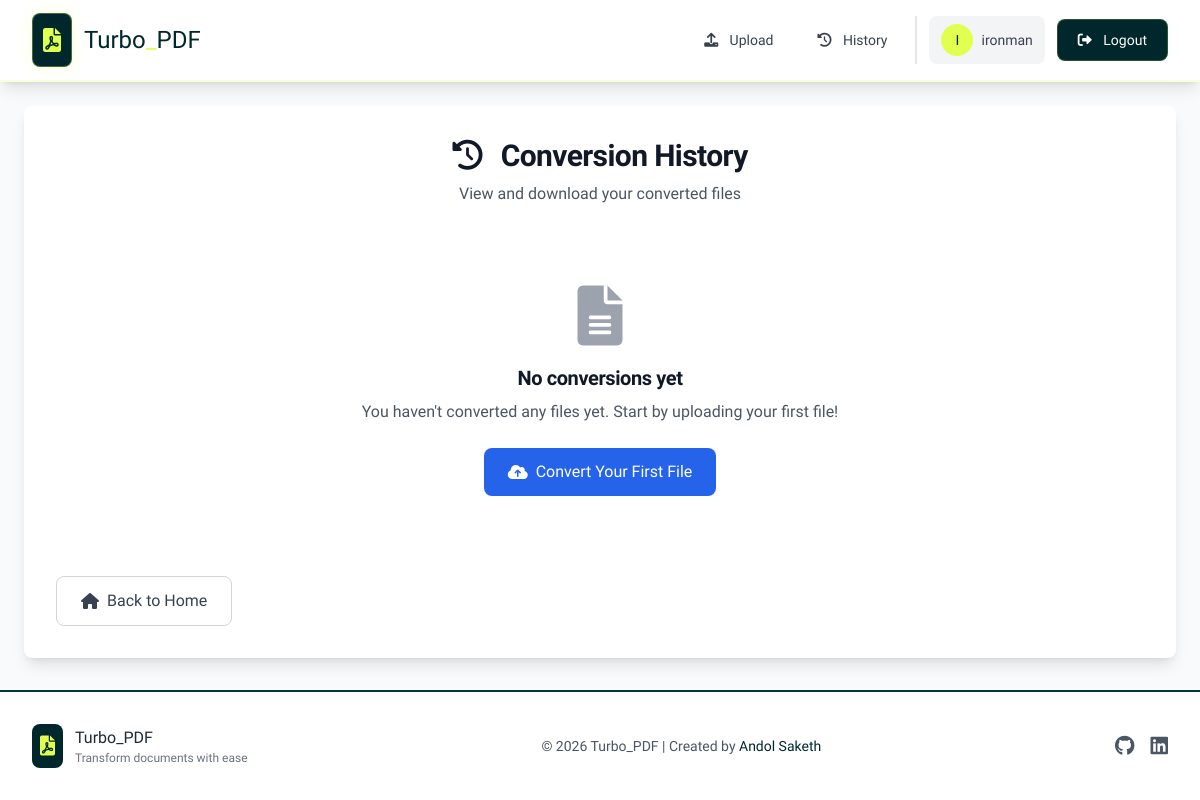
The page /converter/history/ (signed in) on the database as committed earlier.
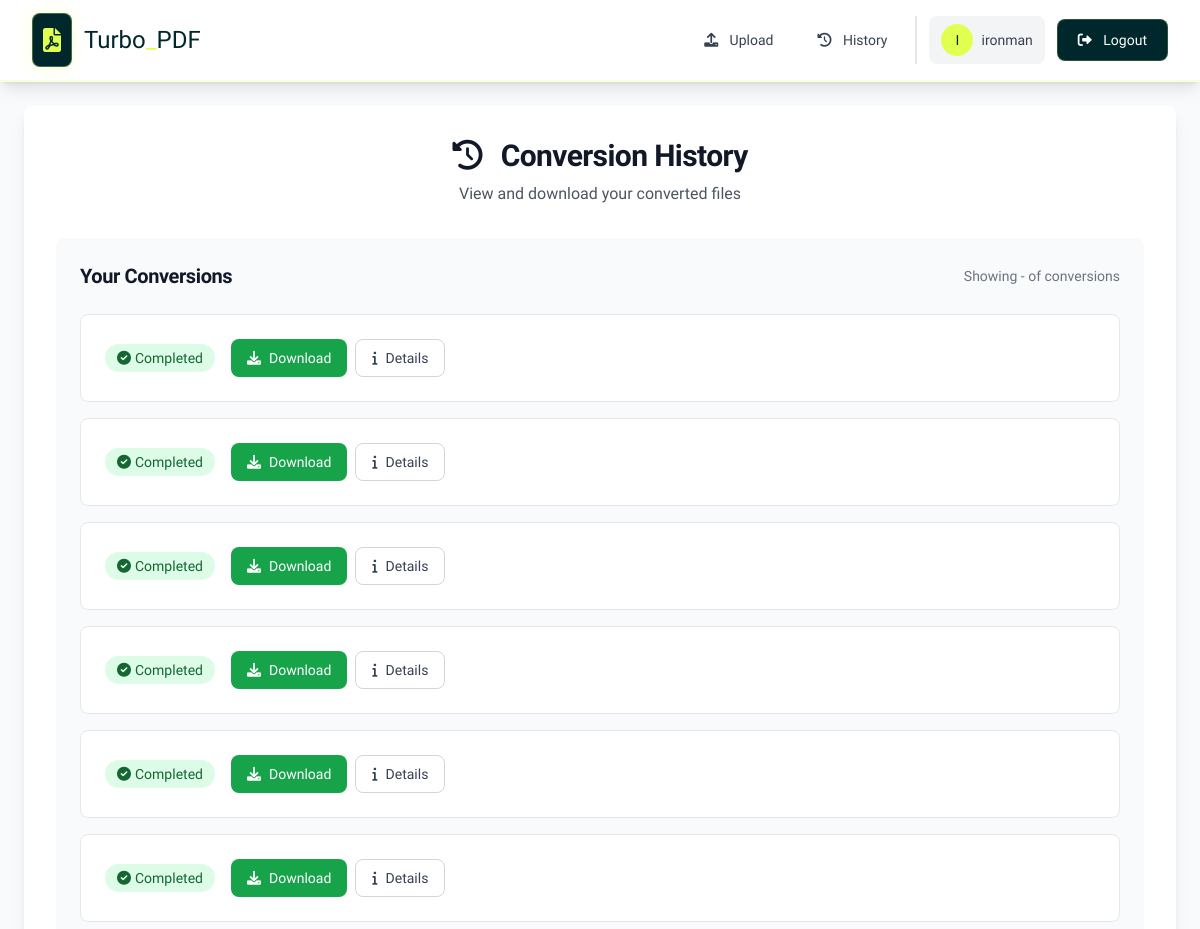
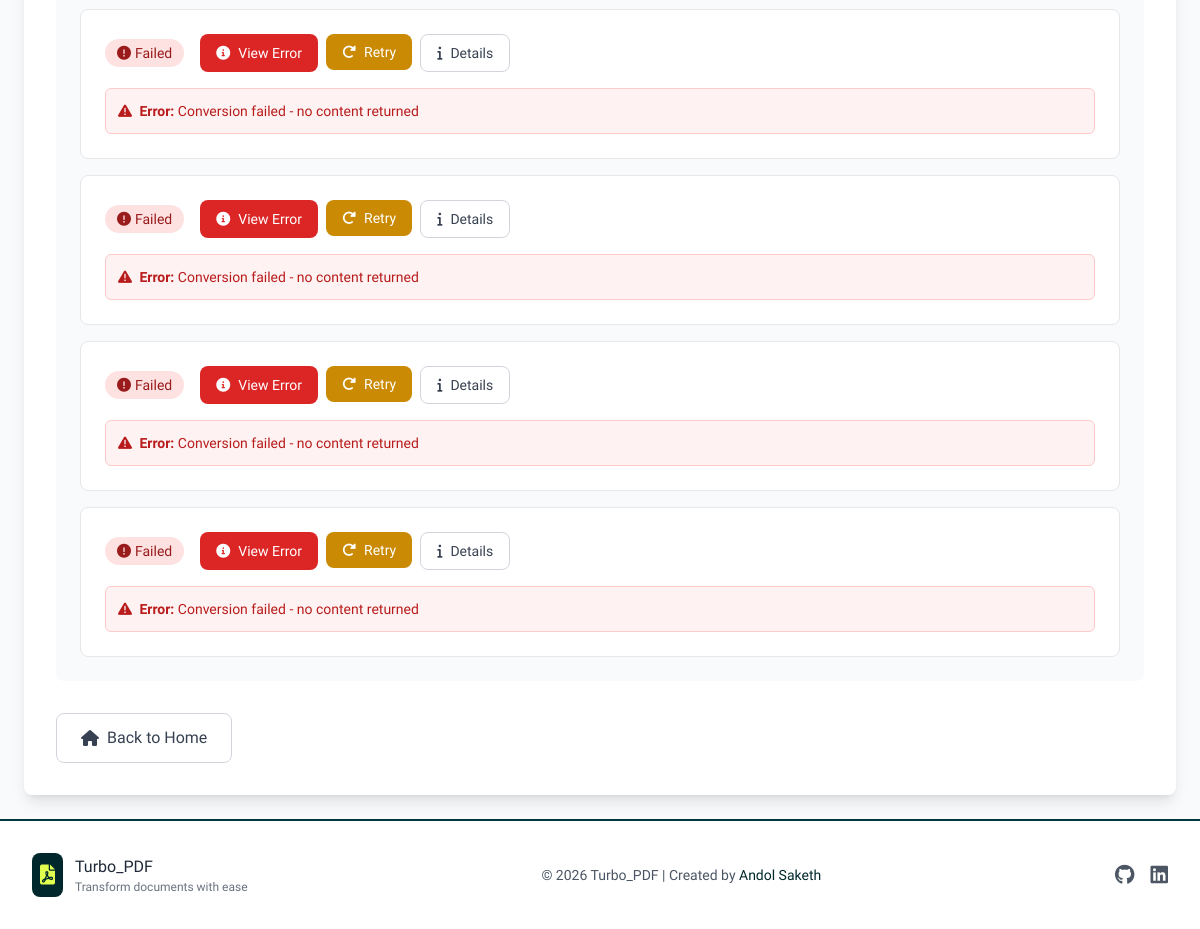
The same page on the database as committed later (2 pictures, top to bottom).
### apps/conversions/models.py (models this page shows, shortened)
class ConversionRequest(models.Model):
    CONVERSION_TYPES = [
        ('pdf_to_word', 'PDF to Word'),
        ('word_to_pdf', 'Word to PDF'),
        ('pdf_to_excel', 'PDF to Excel'),
        ('excel_to_pdf', 'Excel to PDF'),
        ('pdf_to_image', 'PDF to Image'),
        ('image_to_pdf', 'Image to PDF'),
    ]
    user = models.ForeignKey(User, on_delete=models.CASCADE, null=True, blank=True)
    conversion_type = models.CharField(max_length=20, choices=CONVERSION_TYPES)
    original_file = models.FileField(upload_to=user_upload_path)
    converted_file = models.FileField(upload_to=user_converted_path, blank=True, null=True)
    original_filename = models.CharField(max_length=255)
    converted_filename = models.CharField(max_length=255, blank=True)
    file_size = models.BigIntegerField()
    status = models.CharField(max_length=20, default='pending')
    error_message = models.TextField(blank=True)
    created_at = models.DateTimeField(default=timezone.now)
    completed_at = models.DateTimeField(blank=True, null=True)
    download_count = models.IntegerField(default=0)

### apps/conversions/views.py (the view)
# urls.py: path('history/', views.ConversionHistoryView.as_view(), name='history'),
class ConversionHistoryView(LoginRequiredMixin, ListView):
    model = ConversionRequest
    template_name = 'conversions/history.html'
    context_object_name = 'conversions'
    paginate_by = 10
    def get_queryset(self):
        return ConversionRequest.objects.filter(user=self.request.user).order_by('-created_at')
    def get_context_data(self, **kwargs):
        context = super().get_context_data(**kwargs)
        user_convs = ConversionRequest.objects.filter(user=self.request.user)
        context.update({
            'total_conversions': user_convs.count(),
            'completed_conversions': user_convs.filter(status='completed').count(),
            'failed_conversions': user_convs.filter(status='failed').count(),
            'success_rate': round((user_convs.filter(status='completed').count() / user_convs.count() * 100) if user_convs.exists() else 0, 1),
        })
        return context

### apps/conversions/templates/conversions/history.html (shortened to what the changed rows need)
{% extends 'base.html' %}
{% block content %}
<div class="max-w-7xl mx-auto p-6">
    <div class="bg-white dark:bg-gray-800 rounded-lg shadow-lg p-8">
        <div class="text-center mb-8">
            <h1 class="text-3xl font-bold text-gray-900 dark:text-white mb-2">
                <i class="fas fa-history mr-3"></i> Conversion History
            </h1>
        </div>
        {% if total_conversions > 0 %}
            <div class="bg-gray-50 dark:bg-gray-700 rounded-lg p-6">
                <div class="flex justify-between items-center mb-6">
                    <h2 class="text-xl font-semibold text-gray-900 dark:text-white">Your Conversions</h2>
                    <div class="text-sm text-gray-500 dark:text-gray-400">
                        Showing {{ conversions.start_index }}-{{ conversions.end_index }} of {{ conversions.paginator.count }} conversions
                    </div>
                </div>
                <div class="space-y-4">
                    {% for conversion in conversions %}
                    <div class="bg-white dark:bg-gray-800 border border-gray-200 dark:border-gray-600 rounded-lg p-6 transition-shadow hover:shadow-md"
                         data-conversion-id="{{ conversion.id }}" data-status="{{ conversion.status }}">
                        <div class="flex flex-col lg:flex-row lg:items-center lg:justify-between">
                            <div class="flex flex-col lg:flex-row lg:items-center gap-4">
                                <div class="flex justify-center lg:justify-start">
                                    {% if conversion.status == 'completed' %}
                                        <span class="inline-flex items-center px-3 py-1 rounded-full text-sm font-medium bg-green-100 text-green-800 dark:bg-green-900 dark:text-green-200">
                                            <i class="fas fa-check-circle mr-1"></i> Completed
                                        </span>
                                    {% elif conversion.status == 'processing' %}
                                        <span class="inline-flex items-center px-3 py-1 rounded-full text-sm font-medium bg-blue-100 text-blue-800 dark:bg-blue-900 dark:text-blue-200">
                                            <i class="fas fa-spinner fa-spin mr-1"></i> Processing
                                        </span>
                                    {% elif conversion.status == 'failed' %}
                                        <span class="inline-flex items-center px-3 py-1 rounded-full text-sm font-medium bg-red-100 text-red-800 dark:bg-red-900 dark:text-red-200">
                                            <i class="fas fa-exclamation-circle mr-1"></i> Failed
                                        </span>
                                    {% elif conversion.status == 'pending' %}
                                        <span class="inline-flex items-center px-3 py-1 rounded-full text-sm font-medium bg-yellow-100 text-yellow-800 dark:bg-yellow-900 dark:text-yellow-200">
                                            <i class="fas fa-clock mr-1"></i> Pending
                                        </span>
                                    {% endif %}
                                </div>
                                <div class="flex gap-2 flex-wrap">
                                    {% if conversion.status == 'completed' %}
                                 <a href="{% url 'conversions:download' file_id=conversion.id %}"
   class="inline-flex items-center px-4 py-2 bg-green-600 hover:bg-green-700 text-white text-sm font-medium rounded-lg transition-colors duration-200">
    <i class="fas fa-download mr-2"></i> Download
</a>
                                    {% elif conversion.status == 'processing' %}
                                        <a href="{% url 'conversions:convert_detail' conversion_id=conversion.id %}"
                                           class="inline-flex items-center px-4 py-2 bg-blue-600 hover:bg-blue-700 text-white text-sm font-medium rounded-lg transition-colors duration-200">
                                            <i class="fas fa-eye mr-2"></i> View Status
                                        </a>
                                    {% elif conversion.status == 'failed' %}
                                        <a href="{% url 'conversions:convert_detail' conversion_id=conversion.id %}"
                                           class="inline-flex items-center px-4 py-2 bg-red-600 hover:bg-red-700 text-white text-sm font-medium rounded-lg transition-colors duration-200">
                                            <i class="fas fa-info-circle mr-2"></i> View Error
                                        </a>
                                        <form method="post" action="{% url 'conversions:retry' conversion_id=conversion.id %}">
                                            <button type="submit"
                                                    class="inline-flex items-center px-4 py-2 bg-yellow-600 hover:bg-yellow-700 text-white text-sm font-medium rounded-lg transition-colors duration-200">
                                                <i class="fas fa-redo-alt mr-2"></i> Retry
                                            </button>
                                        </form>
                                    {% endif %}
                                    <a href="{% url 'conversions:convert_detail' conversion_id=conversion.id %}"
                                       class="inline-flex items-center px-4 py-2 border border-gray-300 dark:border-gray-600 text-gray-700 dark:text-gray-300 hover:bg-gray-50 dark:hover:bg-gray-700 text-sm font-medium rounded-lg transition-colors duration-200">
                                        <i class="fas fa-info mr-2"></i> Details
                                    </a>
                                </div>
                            </div>
                        </div>
                        {% if conversion.status == 'failed' and conversion.error_message %}
                        <div class="mt-4 p-3 bg-red-50 dark:bg-red-900 border border-red-200 dark:border-red-700 rounded-md">
                            <p class="text-sm text-red-700 dark:text-red-300">
                                <i class="fas fa-exclamation-triangle mr-1"></i>
                                <strong>Error:</strong> {{ conversion.error_message|truncatechars:150 }}
                            </p>
                        </div>
                        {% endif %}
                    </div>
                    {% endfor %}
                </div>
            </div>
        {% else %}
            <div class="text-center py-12">
                <div class="text-gray-400 dark:text-gray-500 text-6xl mb-4">
                    <i class="fas fa-file-alt"></i>
                </div>
                <h3 class="text-xl font-semibold text-gray-900 dark:text-white mb-2">No conversions yet</h3>
                <p class="text-gray-600 dark:text-gray-400 mb-6">
                    You haven't converted any files yet. Start by uploading your first file!
                </p>
                <a href="/home/"
                   class="inline-flex items-center px-6 py-3 bg-blue-600 hover:bg-blue-700 text-white font-medium rounded-lg transition-colors duration-200">
                    <i class="fas fa-cloud-upload-alt mr-2"></i> Convert Your First File
                </a>
            </div>
        {% endif %}
    </div>
</div>
{% endblock %}

Rows that differ between the two databases and show on the page:
added ConversionRequest: status "completed" (drawn)
now on this page (row edited): ConversionRequest: status "completed" (drawn)
now on this page (row edited): ConversionRequest: status "completed" (drawn)
now on this page (row edited): ConversionRequest: status "completed" (drawn)
now on this page (row edited): ConversionRequest: status "completed" (drawn)
now on this page (row edited): ConversionRequest: status "completed" (drawn)
now on this page (row edited): ConversionRequest: status "failed" (drawn), error_message "Conversion failed - no content returned"
now on this page (row edited): ConversionRequest: status "failed" (drawn), error_message "Conversion failed - no content returned"
now on this page (row edited): ConversionRequest: status "failed" (drawn), error_message "Conversion failed - no content returned"
now on this page (row edited): ConversionRequest: status "failed" (drawn), error_message "Conversion failed - no content returned"
Other text that changed with them:
text no longer shown: "No conversions yet You haven't converted any files yet. Start by uploading your first file! Convert Your First File"
text now shown: "Your Conversions Showing - of conversions"
